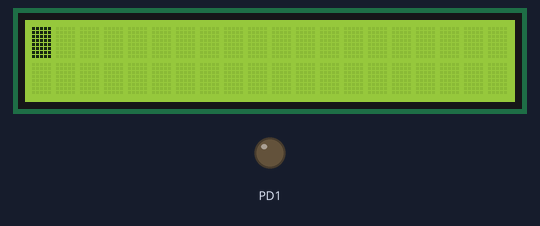
Bench run of a program on a simulated ATmega32, built with avr-gcc and emulated at 1 MHz. Parts: 20×2 character LCD, output pins drawn as LEDs (lit = HIGH). Wiring (inferred from the signals the program sends): character LCD (HD44780): RS PD0; E PD2; data PB0, PB1, PB2, PB3, PB4, PB5, PB6, PB7. Pins used as bus, display or sensor lines are not drawn. At 0.9 s the program stops and its outputs stay as they are.

Above: at 0.21 s.
At 0.9 s:
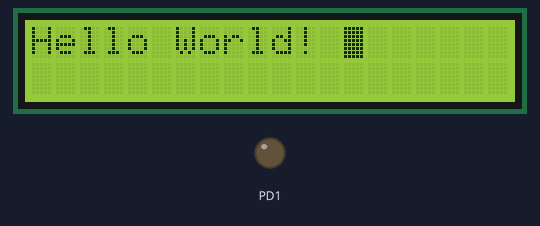

The program:

main.c
```c
/*
 * HelloWorld.c
 *
 * Created: 17/08/1400 09:31:56 ب.ظ
 * Author : New Tech
 */

#include <avr/io.h>
#include "library/global.h"
#include <util/delay.h>
#include <inttypes.h>

#define LCD_DATA  PORTB
#define ctrl	  PORTD

void LCD_cmd(uint8_t cmd);
void init_LCD(void);
void LCD_write(uint8_t data);

int main(void)
{
    uint8_t text[]="Hello World!";
	DDRB=0xFF;
	DDRD=0x07;

	init_LCD();
	LCD_cmd(0x0F);

	for (uint8_t i=0; i<13; i++)
	{
		LCD_write(text[i]);
	}

	return 0;

}

void init_LCD(void)
{
	LCD_cmd(0x38);
	_delay_ms(1);
	LCD_cmd(0x01);
	_delay_ms(1);
	LCD_cmd(0x0E);
	_delay_ms(1);
	LCD_cmd(0x80);
	_delay_ms(1);
}

void LCD_cmd(uint8_t cmd)
{
	LCD_DATA=cmd;
	ctrl=0x04;
	_delay_ms(1);
	ctrl=0x00;
	_delay_ms(50);
}

void LCD_write(uint8_t data)
{
	LCD_DATA=data;
	ctrl=0x05;
	_delay_ms(1);
	ctrl=0x01;
	_delay_ms(50);
}
```

global.h
```c
// (licence header left out)
#ifndef _GLOBAL_H
#define _GLOBAL_H

#ifndef F_CPU
#define F_CPU	1000000UL
#endif

#ifndef WIN32
// true/false defines
#define FALSE	0
#define TRUE	1
#endif

// datatype definitions macros
typedef unsigned char  u08;
typedef   signed char  s08;

typedef unsigned int  u16;
typedef   signed int  s16;

typedef unsigned long  u32;
typedef   signed long  s32;

typedef unsigned long long u64;
typedef   signed long long s64;

// maximum value that can be held
// by unsigned data types (8,16,32bits)
#define MAX_U08	255
#define MAX_U16	65535
#define MAX_U32	4294967295

// maximum values that can be held
// by signed data types (8,16,32bits)
#define MIN_S08	-128
#define MAX_S08	127
#define MIN_S16	-32768
#define MAX_S16	32767
#define MIN_S32	-2147483648
#define MAX_S32	2147483647

#ifndef WIN32
	// more type redefinitions
	typedef unsigned char   BOOL;
	typedef unsigned char	BYTE;
	typedef unsigned int	WORD;
	typedef unsigned long	DWORD;

	typedef unsigned char	UCHAR;
	typedef unsigned int	UINT;
	typedef unsigned short  USHORT;
	typedef unsigned long	ULONG;

	typedef char			CHAR;
	typedef int				INT;
	typedef long			LONG;
#endif

// outb(), inb(), BV(), sbi(), cbi()
#ifndef outb
	#define	outb(addr, data)	addr = (data)
#endif

#ifndef inb
	#define	inb(addr)			(addr)
#endif

#ifndef _BV
	#define _BV(bit)			(1<<(bit))
#endif

#ifndef cbi//cbi(PORTB,5)
	#define cbi(reg,bit)	reg &= ~(_BV(bit))
#endif

#ifndef sbi//sbi(DDRC,3)
	#define sbi(reg,bit)	reg |= (_BV(bit))
#endif

#ifndef CHECKBIT//var = CHECKBIT(PINA, 6)
	#define CHECKBIT(reg,bit)	( ( reg & _BV(bit) ) ? 1 : 0)
#endif

#ifndef toggle//toggle(PORTC, 4)
	#define toggle(reg,bit)	( reg ^= _BV(bit))
#endif

// port address helpers
#define DDR(x) ((x)-1)    // address of data direction register of port x
#define PIN(x) ((x)-2)    // address of input register of port x

// MIN/MAX/ABS macros
#define MIN(a,b)			((a<b)?(a):(b))
#define MAX(a,b)			((a>b)?(a):(b))
#define ABS(x)				((x>0)?(x):(-x))

// constants
#define PI		3.14159265359

#endif
```
